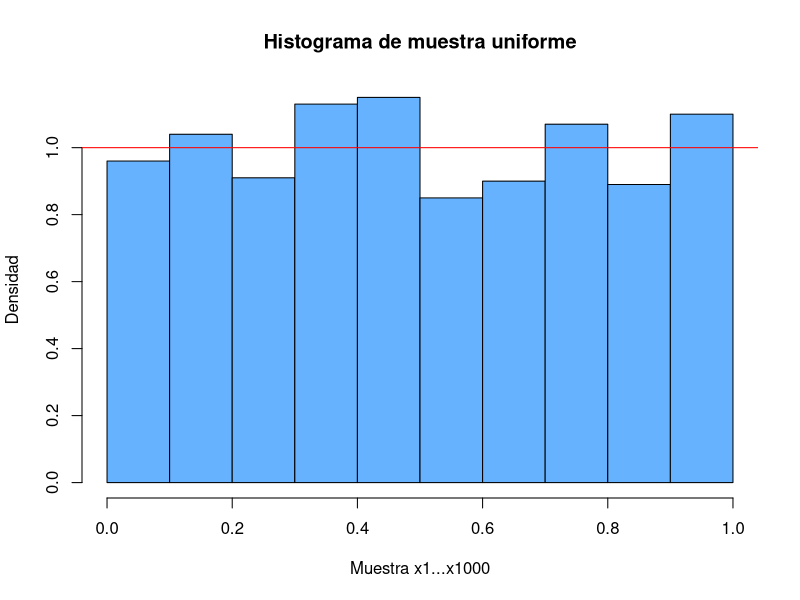
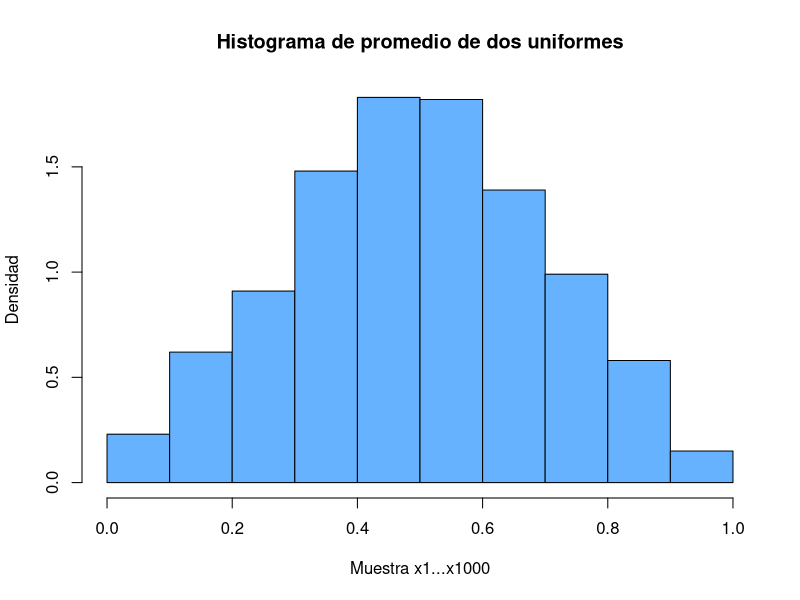
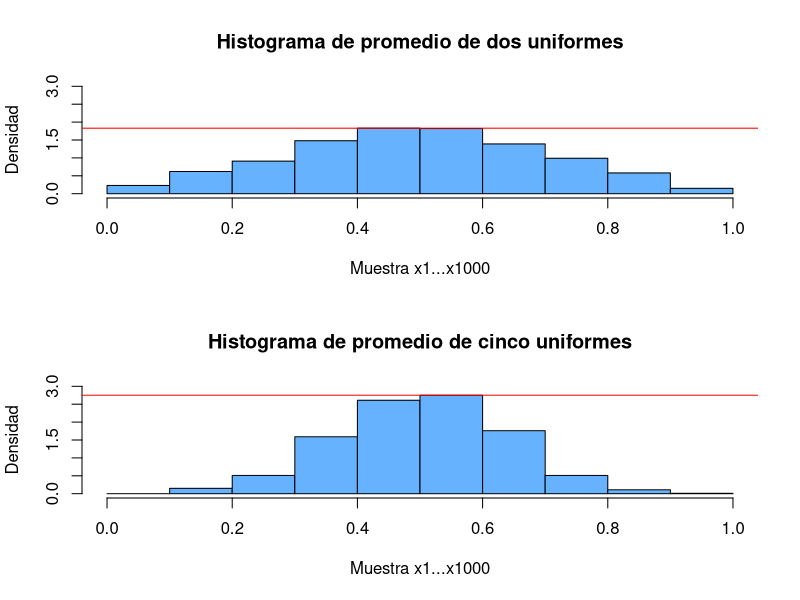
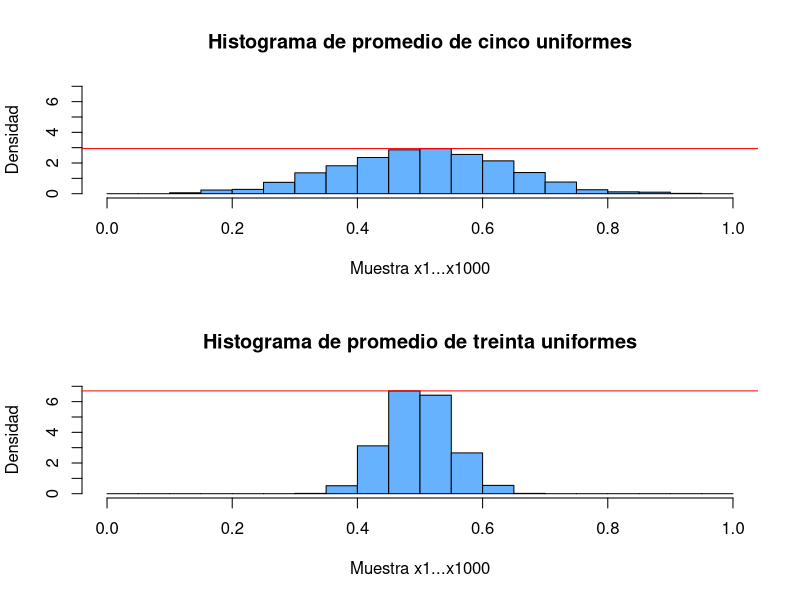
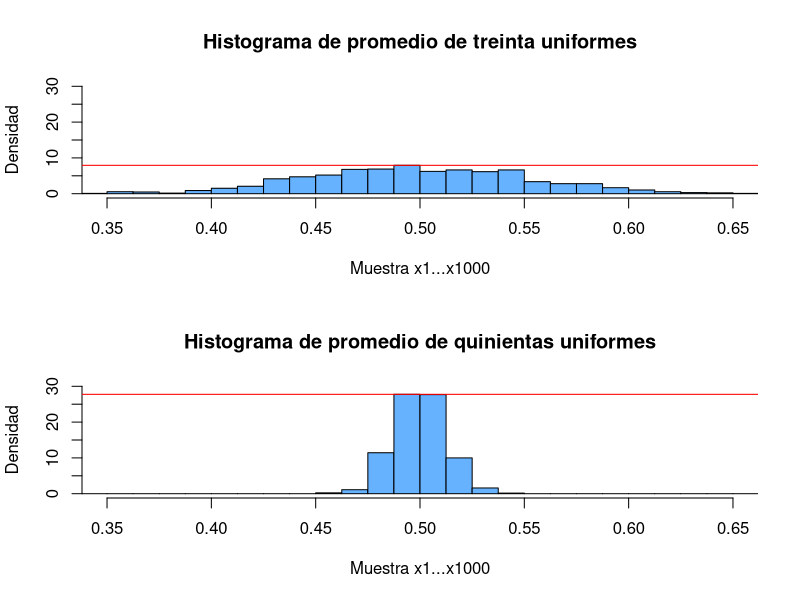
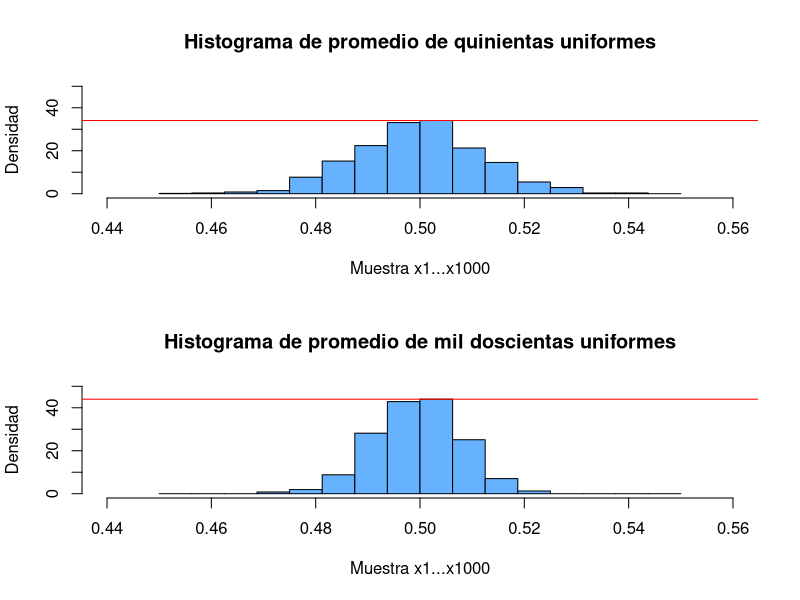
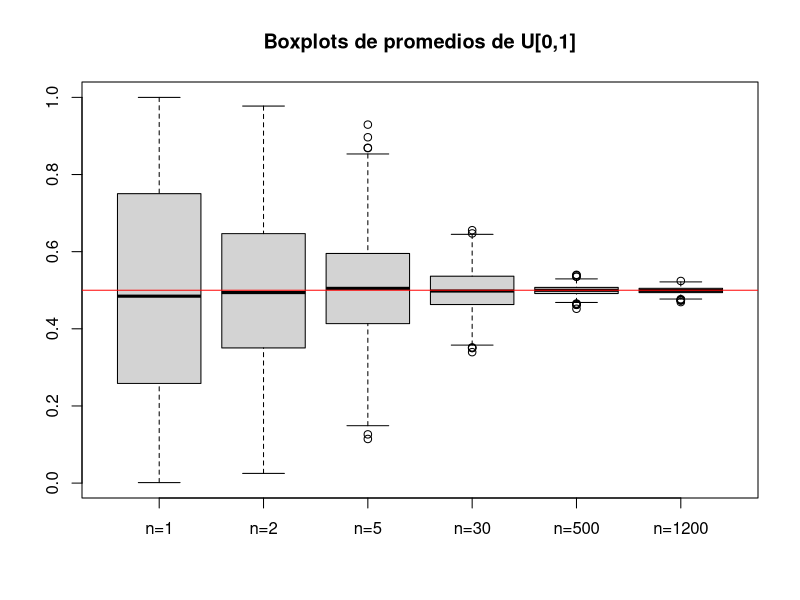
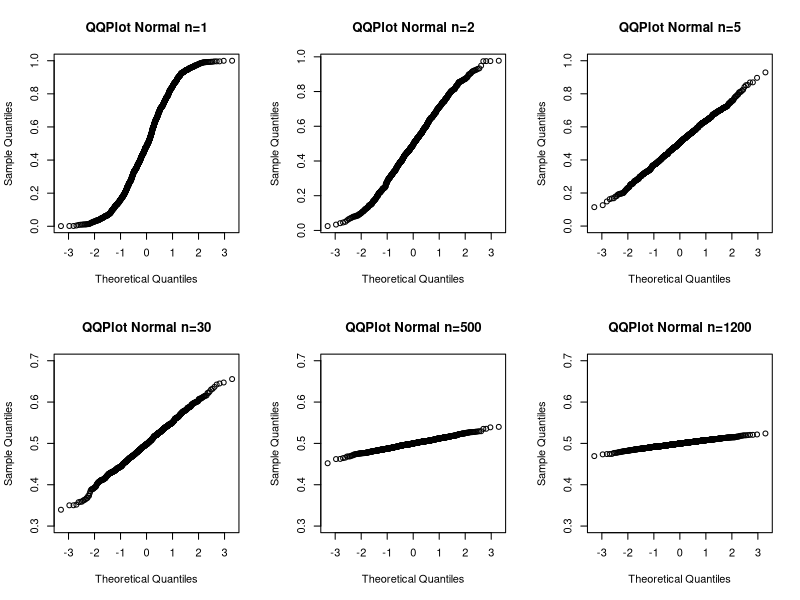

R code for these plots, in order:
#####################################
# TP Probabilidad y Estadística (C) #
#####################################

# Dejar al menos un espacio al final del script para que al copiar y pegar en la consola del R se ejecuten todos los comandos :)

# Funciones Auxiliares

promedio_n <- function(n, gen) { # Calcula el promedio de n realizaciones de una variable aleatoria con distribución gen
  x1...xn <- gen(n) # Genera n realizaciones de una v.a. con distribucion gen
  sum(x1...xn)/n # Calcula y devuelve el promedio de todas ellas
}

generar_promedios_uniformes <- function(n, size) { # Genera un vector de size promedios de n uniformes [0,1]
  sapply(rep(n, times = size), promedio_n, gen = runif)
}

generar_promedios_cauchy <- function(n, size) { # Genera un vector de size promedios de n cauchys
  sapply(rep(n, times = size), promedio_n, gen = rcauchy)
}

varianza <- function(x) { # Calcula la varianza muestral
  mean(x^2)-mean(x)^2
}


#################### ITEM A ####################

set.seed(0) # Un seed para cada item (a = 0, b = 1, ...)

a <- generar_promedios_uniformes(1, 1000)

ha <- hist(a,
           freq = FALSE,
           main = "Histograma de muestra uniforme",
           xlab = "Muestra x1...x1000",
           ylab = "Densidad",
           col = "#66B2FF")

abline(h = 1, col = "red") # Comparo con la densidad de una U[0,1]

#text(0.25, 1.05, "f(x)=1/(1-0)=1", col = "red") # (si conoces una mejor forma de presentar a la densidad teórica en el gráfico mejor, porque queda medio feo esto)

#################### ITEM B ####################

set.seed(1)

b <- generar_promedios_uniformes(2, 1000)

hb <- hist(b,
           freq = FALSE,
           main = "Histograma de promedio de dos uniformes",
           xlab = "Muestra x1...x1000",
           ylab = "Densidad",
           col = "#66B2FF")


#################### ITEM C ####################

set.seed(2)

c <- generar_promedios_uniformes(5, 1000)

par(mfrow = c(2, 1)) # Divido la pantalla en dos filas para comparar los histogramas

hb <- hist(b,
           freq = FALSE,
           main = "Histograma de promedio de dos uniformes",
           xlab = "Muestra x1...x1000",
           ylab = "Densidad",
           col = "#66B2FF",
           xlim = c(0,1),
           breaks = seq(0, 1, by = 0.1),
           ylim = c(0, 3)) # El 3 fue puesto luego de ver el valor máximo que alcanzaba el histograma

abline(col = "red", h = max(hb$density))

hc <- hist(c,
           freq = FALSE,
           main = "Histograma de promedio de cinco uniformes",
           xlab = "Muestra x1...x1000",
           ylab = "Densidad",
           col = "#66B2FF",
           xlim = c(0,1),
           breaks = seq(0, 1, by = 0.1),
           ylim = c(0, 3)) # El 3 fue puesto luego de ver el valor máximo que alcanzaba el histograma

abline(col = "red", h = max(hc$density))

par(mfrow = c(1, 1)) # Reestablezco la ventana gráfica para volver a tener un gráfico a la vez


#################### ITEM D ####################

set.seed(3)

d <- generar_promedios_uniformes(30, 1000)

par(mfrow = c(2, 1))

hc <- hist(c,
           freq = FALSE,
           main = "Histograma de promedio de cinco uniformes",
           xlab = "Muestra x1...x1000",
           ylab = "Densidad",
           col = "#66B2FF",
           xlim = c(0,1),
           breaks = seq(0, 1, by = 0.05),
           ylim = c(0, 7))

abline(col = "red", h = max(hc$density))

hd <- hist(d,
           freq = FALSE,
           main = "Histograma de promedio de treinta uniformes",
           xlab = "Muestra x1...x1000",
           ylab = "Densidad",
           col = "#66B2FF",
           xlim = c(0,1),
           breaks = seq(0, 1, by = 0.05),
           ylim = c(0, 7))

abline(col = "red", h = max(hd$density))

par(mfrow = c(1, 1))

#################### ITEM E ####################

set.seed(4)

e <- generar_promedios_uniformes(500, 1000)

par(mfrow = c(2, 1))

hd <- hist(d,
           freq = FALSE,
           main = "Histograma de promedio de treinta uniformes",
           xlab = "Muestra x1...x1000",
           ylab = "Densidad",
           col = "#66B2FF",
           xlim = c(0.35, 0.65),
           breaks = seq(0.3, 0.7, by = 0.0125),
           ylim = c(0, 30))

abline(col = "red", h = max(hd$density))

he <- hist(e,
           freq = FALSE,
           main = "Histograma de promedio de quinientas uniformes",
           xlab = "Muestra x1...x1000",
           ylab = "Densidad",
           col = "#66B2FF",
           xlim = c(0.35, 0.65),
           breaks = seq(0.3, 0.7, by = 0.0125),
           ylim = c(0, 30))

abline(col = "red", h = max(he$density))

par(mfrow = c(1, 1))

# Ahora comparamos distintos tamaños de muestras con los promedios fijos (comparar con histogramas y/o con boxplots, pensar eso)

# par(mfrow = c(1, 2)) # Divido el gráfico en dos columnas para comparar los boxplots
# par(mfrow = c(2, 1)) # Divido el gráfico en dos filas para comparar los histogramas

# 1000 muestras de promedio de 500 (el primero que pidieron)
# 2000 muestras de promedio de 500
# 4000 muestras de promedio de 500
# 8000 muestras de promedio de 500
# 16000 muestras de promedio de 500

# (o proponer un estudio diferente :P)


#################### ITEM F ####################

set.seed(5)

f <- generar_promedios_uniformes(1200, 1000)

par(mfrow = c(2, 1))

he <- hist(e,
           freq = FALSE,
           main = "Histograma de promedio de quinientas uniformes",
           xlab = "Muestra x1...x1000",
           ylab = "Densidad",
           col = "#66B2FF",
           xlim = c(0.44, 0.56),
           breaks = seq(0.45, 0.55, by = 0.00625),
           ylim = c(0, 50))

abline(col = "red", h = max(he$density))

hf <- hist(f,
           freq = FALSE,
           main = "Histograma de promedio de mil doscientas uniformes",
           xlab = "Muestra x1...x1000",
           ylab = "Densidad",
           col = "#66B2FF",
           xlim = c(0.44, 0.56),
           breaks = seq(0.45, 0.55, by = 0.00625),
           ylim = c(0, 50))

abline(col = "red", h = max(hf$density))

par(mfrow = c(1, 1))

# Grafico los boxplots

datos_uniformes <- data.frame(a,b,c,d,e,f)

colnames(datos_uniformes) <- c("n=1", "n=2", "n=5", "n=30", "n=500", "n=1200")

boxplot(datos_uniformes, main = "Boxplots de promedios de U[0,1]")

abline(col = "red", h = 0.5)

# Calculemos la media y varianza muestral para cada conjunto de datos

media_a <- mean(a)
varianza_a <- varianza(a) # Usamos esta medida de varianza o usamos S^2 ?

media_b <- mean(b)
varianza_b <- varianza(b)

media_c <- mean(c)
varianza_c <- varianza(c)

media_d <- mean(d)
varianza_d <- varianza(d)

media_e <- mean(e)
varianza_e <- varianza(e)

media_f <- mean(f)
varianza_f <- varianza(f)

# Realizamos qqnorm para los seis conjuntos de datos

# Ponerles lindos nombres en los ejes ("Cuantiles Teóricos" y "Cuantiles Muestrales" estará bien? O es muy literal la traducción?)

par(mfrow = c(2, 3))

qqnorm(a, main = "QQPlot Normal n=1")
qqnorm(b, main = "QQPlot Normal n=2")
qqnorm(c, main = "QQPlot Normal n=5", ylim = c(0, 1))
qqnorm(d, main = "QQPlot Normal n=30", ylim = c(0.3, 0.7))
qqnorm(e, main = "QQPlot Normal n=500", ylim = c(0.3, 0.7))
qqnorm(f, main = "QQPlot Normal n=1200", ylim = c(0.3, 0.7))

par(mfrow = c(1, 1))

